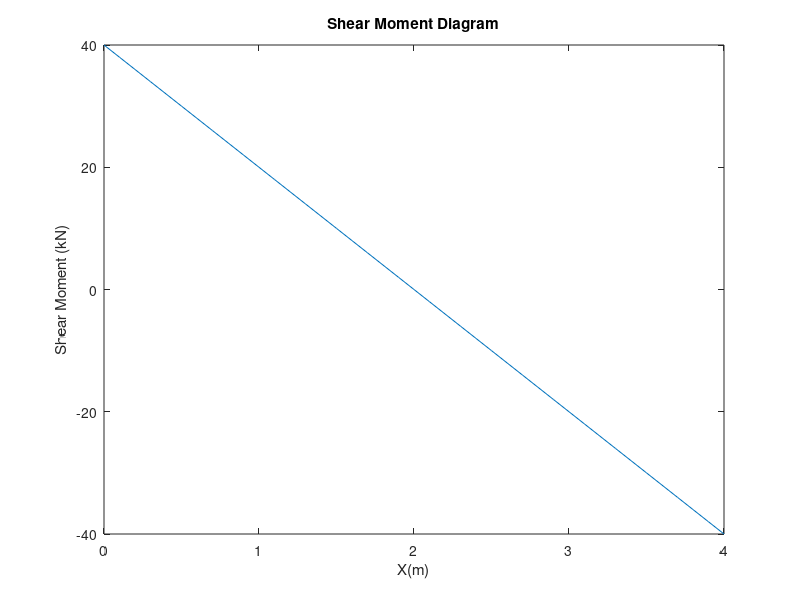
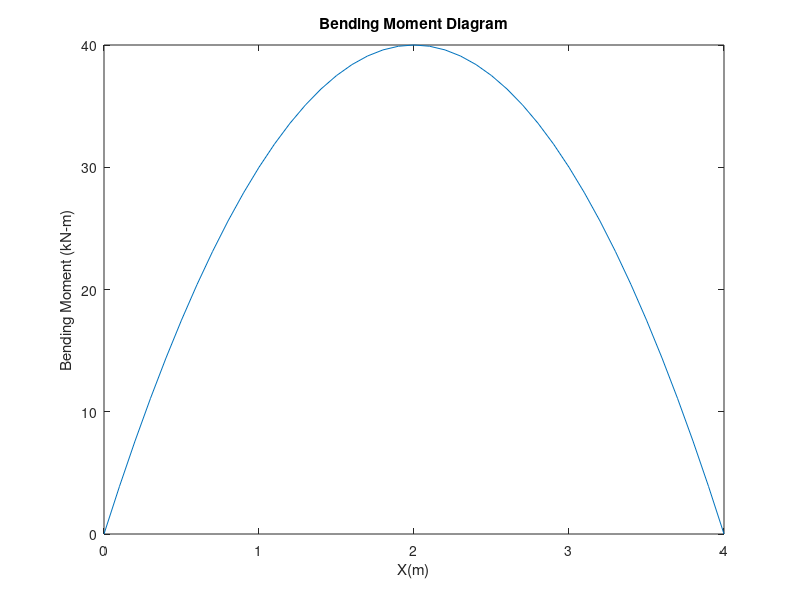

Here is the MATLAB script that generated these plots, in order:
clc
clear all
w=20;
l=4;
x =[0:0.1:4];
v =-(w*x)+((w*l)/2);
m =-((w*x.^2)/2)+(w*l*x)/2;
plot(x,v)
xlabel('X(m)')
ylabel('Shear Moment (kN)')
title('Shear Moment Diagram')
figure
plot(x,m)
xlabel('X(m)')
ylabel('Bending Moment (kN-m)')
title('Bending Moment Diagram')